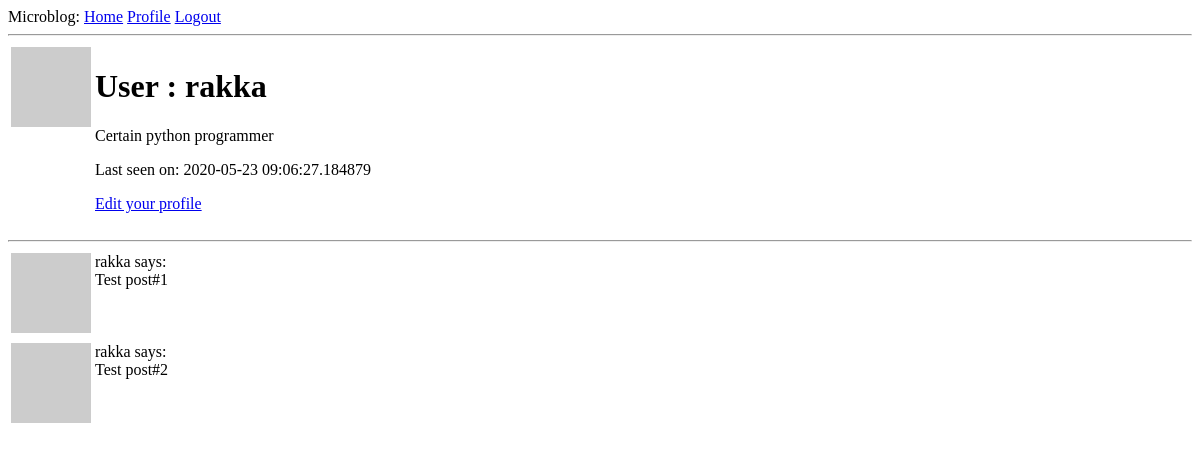
/user/rakka (signed in), run on an earlier commit of the app's database.
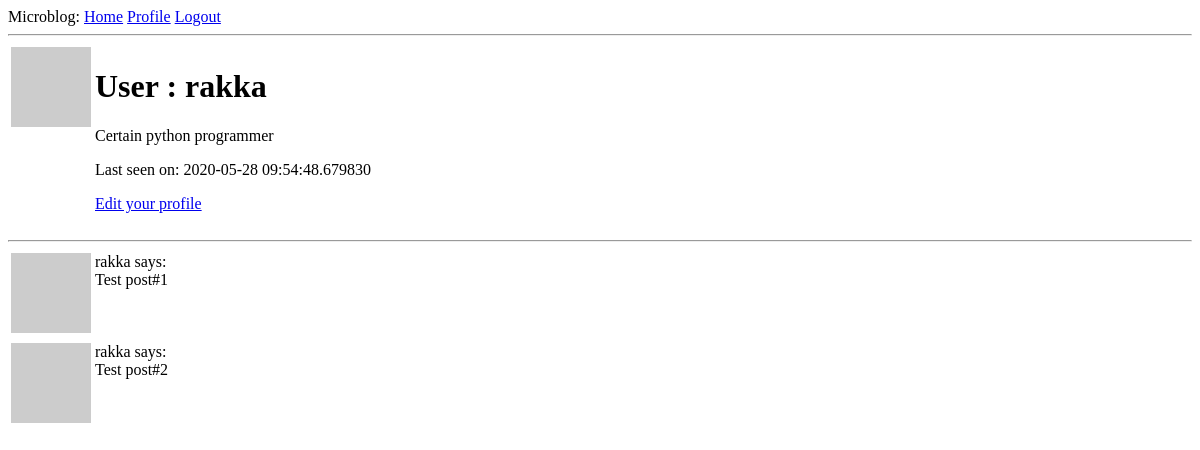
And on a later commit of the database.
### app/models.py (models this page shows, shortened)
class User(UserMixin, db.Model):
    id = db.Column(db.Integer, primary_key=True)
    username = db.Column(db.String(64), index=True, unique=True)
    email = db.Column(db.String(120), index=True, unique=True)
    password_hash = db.Column(db.String(128))
    posts = db.relationship("Post", backref="author", lazy="dynamic")
    about_me = db.Column(db.String(140))
    last_seen = db.Column(db.DateTime, default=datetime.utcnow)
    def avatar(self, size):
        digest = md5(self.email.lower().encode("utf-8")).hexdigest()
        return "https://gravatar.com/avatar/{}?d=identicon&s={}".format(
            digest, size)

### app/routes.py (the view)
@app.route("/user/<username>")
@login_required
def user(username):
    user = User.query.filter_by(username=username).first_or_404()
    posts = [
        {"author": user, "body": "Test post#1"},
        {"author": user, "body": "Test post#2"}
    ]
    return render_template("user.html", user=user, posts=posts)

### app/models.py (called while the page is built)
@login.user_loader
def load_user(id):
    return User.query.get(int(id))

### app/routes.py (called while the page is built)
@app.before_request # executed before the view function
def before_request():
    if current_user.is_authenticated:
        current_user.last_seen = datetime.utcnow()
        db.session.commit()

### app/templates/user.html
{% extends "base.html" %}
{% block content %}
    <table>
        <tr valign="top">
            <td><img src="{{ user.avatar(128) }}"/></td>
            <td>
                <h1>User : {{ user.username }}</h1>
                {% if user.about_me %}<p>{{ user.about_me }}</p>{% endif %}
                {% if user.last_seen %}<p>Last seen on: {{ user.last_seen }}</p>{% endif %}
                {% if user == current_user %}
                <p><a href="{{ url_for('edit_profile') }}">Edit your profile</a></p>
                {% endif %}
            </td>
        </tr>
    </table>
    <hr/>
    {% for post in posts %}
        {% include "_post.html" %}
    {% endfor %}
{% endblock %}

### app/templates/base.html (shortened to what this page needs)
<!DOCTYPE html>
<html lang="en">
    <head>
    </head>
    <body>
        <div>
            Microblog:
            <a href="{{ url_for('index') }}">Home</a>
            {% if current_user.is_anonymous %}
            <a href="{{ url_for('login') }}">Login</a>
            {% else %}
            <a href="{{ url_for('user', username=current_user.username) }}">Profile</a>
            <a href="{{ url_for('logout') }}">Logout</a>
            {% endif %}
        </div>
        <hr/>
        {% block content %}{% endblock %}
    </body>
</html>

### app/templates/_post.html
<table>
    <tr valign="top">
        <td><img src="{{ post.author.avatar(36) }}"/></td>
        <td>{{ post.author.username }} says:<br/>{{ post.body }}</td>
    </tr>
</table>

What changed in the data, as far as the page shows it:
changed User "rakka": last_seen "2020-05-23 09:06:27.184879" → "2020-05-28 09:54:48.679830"
